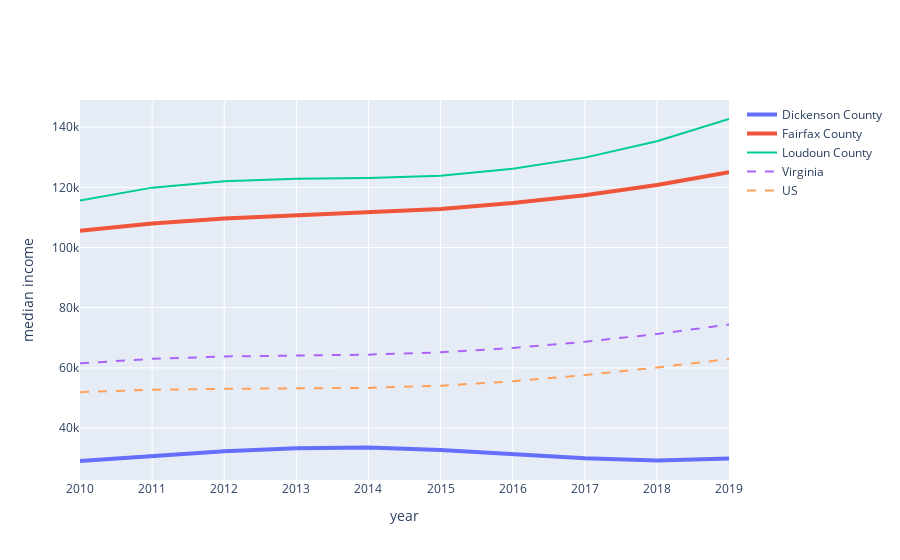

The notebook cell saved with this chart:
### Code cell
createFig(income2, 'median income')

### Figure 1 — Plotly figure (JSON) as saved in the notebook; plotly's stock layout.template omitted (floating-point values rounded to 4 significant figures)
{"data": [{"line": {"width": 4}, "mode": "lines", "name": "Dickenson County", "type": "scatter", "x": [2010, 2011, 2012, 2013, 2014, 2015, 2016, 2017, 2018, 2019], "y": [29050.0, 30770.0, 32270.0, 33310.0, 33520.0, 32730.0, 31440.0, 29980.0, 29230.0, 29900.0]}, {"line": {"width": 4}, "mode": "lines", "name": "Fairfax County", "type": "scatter", "x": [2010, 2011, 2012, 2013, 2014, 2015, 2016, 2017, 2018, 2019], "y": [105600.0, 108000.0, 109600.0, 110700.0, 111500.0, 112800.0, 114800.0, 117400.0, 120800.0, 125000.0]}, {"mode": "lines", "name": "Loudoun County", "type": "scatter", "x": [2010, 2011, 2012, 2013, 2014, 2015, 2016, 2017, 2018, 2019], "y": [115700.0, 119900.0, 122000.0, 122900.0, 123100.0, 123800.0, 126200.0, 129900.0, 135300.0, 142700.0]}, {"line": {"dash": "dash"}, "mode": "lines", "name": "Virginia", "type": "scatter", "x": [2010, 2011, 2012, 2013, 2014, 2015, 2016, 2017, 2018, 2019], "y": [61520.0, 63000.0, 63780.0, 64180.0, 64400.0, 65160.0, 66600.0, 68650.0, 71250.0, 74380.0]}, {"line": {"dash": "dash"}, "mode": "lines", "name": "US", "type": "scatter", "x": [2010, 2011, 2012, 2013, 2014, 2015, 2016, 2017, 2018, 2019], "y": [51920.0, 52740.0, 53040.0, 53140.0, 53350.0, 54070.0, 55530.0, 57610.0, 60120.0, 62930.0]}], "layout": {"xaxis": {"range": [2010, 2019], "title": {"text": "year"}}, "yaxis": {"title": {"text": "median income"}}}}
